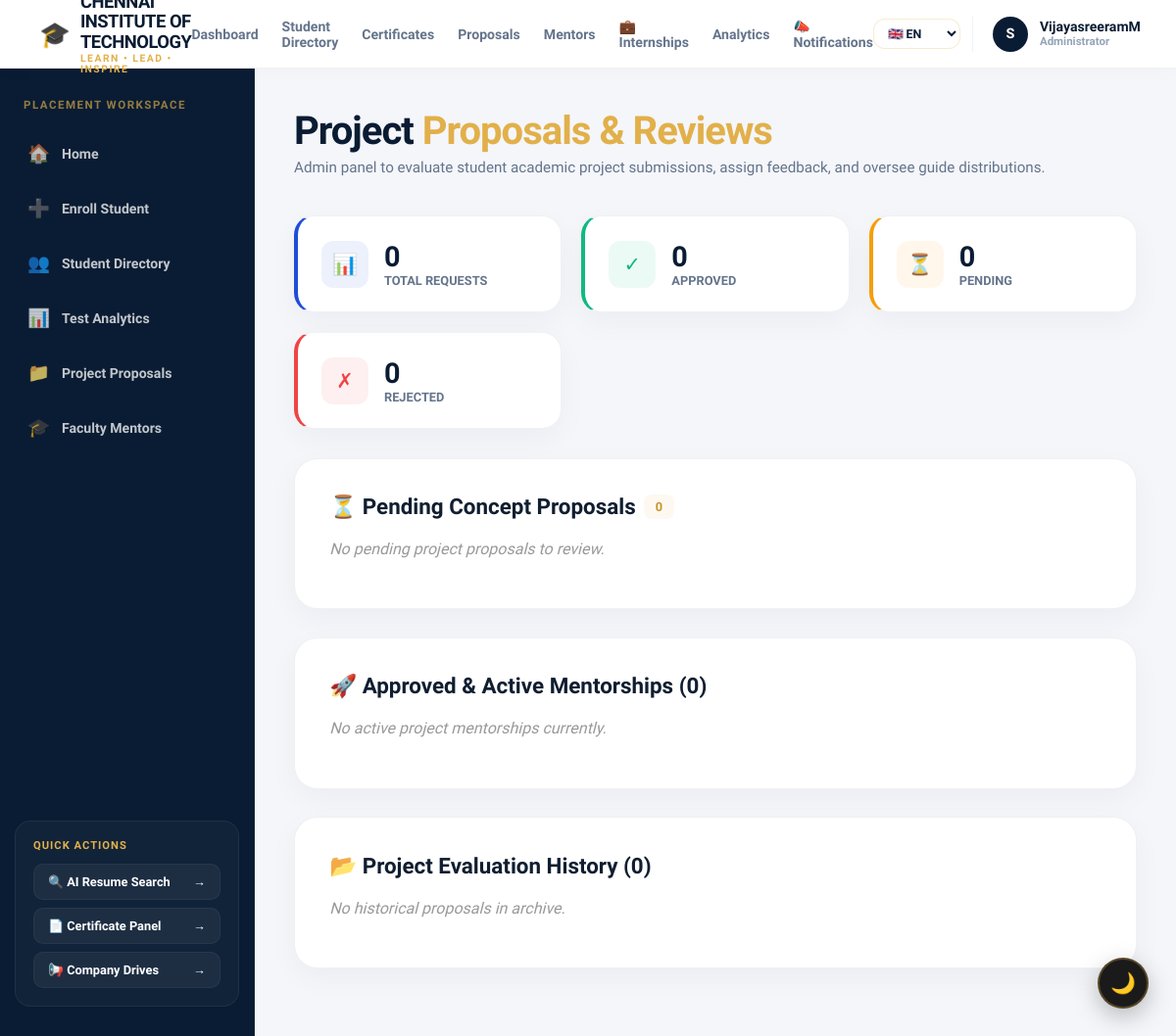
/admin/proposals (signed in), run on an earlier commit of the app's database.
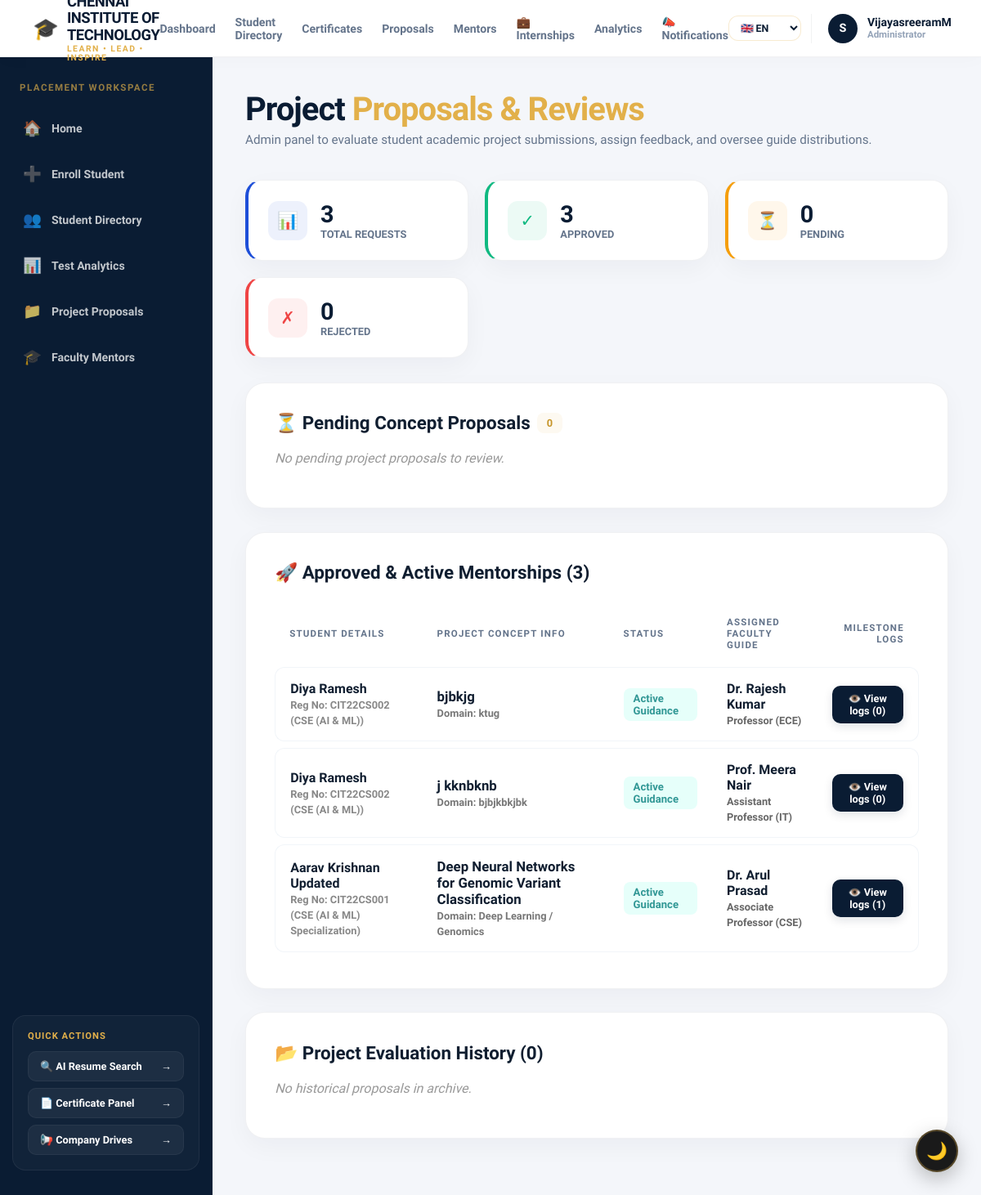
And on a later commit of the database.
### models.py (models this page shows, shortened)
class ProjectProposal(db.Model):
    __tablename__ = "project_proposals"
    id              = db.Column(db.Integer, primary_key=True)
    register_number = db.Column(db.String(50), db.ForeignKey("students.register_number", ondelete="CASCADE"), nullable=False, index=True)
    project_title   = db.Column(db.String(300), nullable=False)
    description     = db.Column(db.Text)
    domain          = db.Column(db.String(100))
    ppt_path        = db.Column(db.Text)
    status          = db.Column(db.String(50), default="Pending Review")  # Pending Review, Approved - Select Mentor, Mentorship Active, Rejected, Completed
    submitted_at    = db.Column(db.DateTime, default=datetime.utcnow)
    reviewed_at     = db.Column(db.DateTime, nullable=True)
    remarks         = db.Column(db.Text)
    mentor_id       = db.Column(db.Integer, db.ForeignKey("mentors.id", ondelete="SET NULL"), nullable=True)
    student = db.relationship("Student", backref=db.backref("proposals", lazy=True, cascade="all, delete-orphan"))
    mentor  = db.relationship("Mentor", backref=db.backref("proposals", lazy=True))

class Student(db.Model):
    __tablename__ = "students"
    id                          = db.Column(db.Integer, primary_key=True)
    batch                       = db.Column(db.String(20))
    department                  = db.Column(db.String(100))
    student_id                  = db.Column(db.String(50))
    register_number             = db.Column(db.String(50), unique=True, nullable=False, index=True)
    student_name                = db.Column(db.String(200))
    gender                      = db.Column(db.String(20))
    current_sem                 = db.Column(db.Integer)
    foreign_language_known      = db.Column(db.String(100))
    password                    = db.Column(db.Text)
    cgpa                        = db.Column(db.Float)
    sem1_gpa                    = db.Column(db.Float)
    sem2_gpa                    = db.Column(db.Float)
    sem3_gpa                    = db.Column(db.Float)
    sem4_gpa                    = db.Column(db.Float)
    sem5_gpa                    = db.Column(db.Float)
    sem6_gpa                    = db.Column(db.Float)
    sem7_gpa                    = db.Column(db.Float)
    sem8_gpa                    = db.Column(db.Float)
    sem1_subjects               = db.Column(db.Text)
    sem1_ia1                    = db.Column(db.Text)
    sem1_ia2                    = db.Column(db.Text)
    sem1_model                  = db.Column(db.Text)
    sem1_grades                 = db.Column(db.Text)
    sem2_subjects               = db.Column(db.Text)
    sem2_ia1                    = db.Column(db.Text)
    sem2_ia2                    = db.Column(db.Text)
    sem2_model                  = db.Column(db.Text)
    sem2_grades                 = db.Column(db.Text)
    sem3_subjects               = db.Column(db.Text)
    sem3_ia1                    = db.Column(db.Text)
    sem3_ia2                    = db.Column(db.Text)
    sem3_model                  = db.Column(db.Text)
    sem3_grades                 = db.Column(db.Text)
    sem4_subjects               = db.Column(db.Text)
    sem4_ia1                    = db.Column(db.Text)
    sem4_ia2                    = db.Column(db.Text)
    sem4_model                  = db.Column(db.Text)
    sem4_grades                 = db.Column(db.Text)
    sem5_subjects               = db.Column(db.Text)
    sem5_ia1                    = db.Column(db.Text)
    sem5_ia2                    = db.Column(db.Text)
    sem5_model                  = db.Column(db.Text)
    sem5_grades                 = db.Column(db.Text)
    sem6_subjects               = db.Column(db.Text)
    sem6_ia1                    = db.Column(db.Text)
    sem6_ia2                    = db.Column(db.Text)
    sem6_model                  = db.Column(db.Text)
    sem6_grades                 = db.Column(db.Text)
    sem7_subjects               = db.Column(db.Text)
    sem7_ia1                    = db.Column(db.Text)
    sem7_ia2                    = db.Column(db.Text)
    sem7_model                  = db.Column(db.Text)
    sem7_grades                 = db.Column(db.Text)
    sem8_subjects               = db.Column(db.Text)
    sem8_ia1                    = db.Column(db.Text)
    sem8_ia2                    = db.Column(db.Text)
    sem8_model                  = db.Column(db.Text)
    sem8_grades                 = db.Column(db.Text)
    projects_done               = db.Column(db.Integer, default=0)
    research_papers_published   = db.Column(db.Integer, default=0)
    review_papers_published     = db.Column(db.Integer, default=0)
    patents_granted             = db.Column(db.Integer, default=0)
    hackathons_participated     = db.Column(db.Integer, default=0)
    hackathons_won_top100       = db.Column(db.Integer, default=0)
    weekly_aptitude_avg         = db.Column(db.Float, default=0)
    avg_communication_score     = db.Column(db.Float, default=0)
    number_of_certifications    = db.Column(db.Integer, default=0)
    leetcode_problems_solved    = db.Column(db.Integer, default=0)
    codechef_rating             = db.Column(db.Integer, default=0)
    certifications_list         = db.Column(db.Text)
    certifications_list_with_date = db.Column(db.Text)
    certificate_course_level    = db.Column(db.Text)
    certificate_platform        = db.Column(db.Text)
    certificate_domain          = db.Column(db.Text)
    certificate_completion_year = db.Column(db.Text)
    skill_index                 = db.Column(db.Float, default=0)
    skill_level                 = db.Column(db.String(50))
    resume_email                = db.Column(db.String(100), nullable=True)
    resume_phone                = db.Column(db.String(50), nullable=True)
    resume_linkedin             = db.Column(db.String(200), nullable=True)
    resume_github               = db.Column(db.String(200), nullable=True)
    resume_summary              = db.Column(db.Text, nullable=True)
    resume_work_experience      = db.Column(db.Text, nullable=True)
    is_active                   = db.Column(db.Boolean, default=True, nullable=False, index=True)
    deleted_at                  = db.Column(db.DateTime, nullable=True)
    deleted_by                  = db.Column(db.String(100), nullable=True)
    certificates  = db.relationship("Certificate", backref="student", lazy=True,
                                    foreign_keys="Certificate.register_number",
                                    primaryjoin="Student.register_number == Certificate.register_number",
                                    cascade="all, delete-orphan")
    test_results  = db.relationship("TestResult", backref="student", lazy=True,
                                    foreign_keys="TestResult.register_number",
                                    primaryjoin="Student.register_number == TestResult.register_number",
                                    cascade="all, delete-orphan")

class Mentor(db.Model):
    __tablename__ = "mentors"
    id            = db.Column(db.Integer, primary_key=True)
    name          = db.Column(db.String(200), nullable=False)
    email         = db.Column(db.String(200), unique=True, nullable=False)
    department    = db.Column(db.String(100))
    designation   = db.Column(db.String(100))
    expertise     = db.Column(db.String(300))
    max_slots     = db.Column(db.Integer, default=5)
    current_slots = db.Column(db.Integer, default=0)

### blueprints/admin.py (the view)
@admin_bp.route("/proposals", methods=["GET"])
@admin_required
def proposals():
    from models import ProjectProposal
    pending = ProjectProposal.query.filter_by(status="Pending Review").order_by(ProjectProposal.submitted_at.desc()).all()
    approved = ProjectProposal.query.filter(ProjectProposal.status.in_(["Approved - Select Mentor", "Mentorship Active"])).order_by(ProjectProposal.submitted_at.desc()).all()
    others = ProjectProposal.query.filter(ProjectProposal.status.in_(["Rejected", "Completed"])).order_by(ProjectProposal.submitted_at.desc()).all()
    return render_template(
        "admin_project_proposals.html",
        pending=pending,
        approved=approved,
        others=others
    )

### templates/admin_project_proposals.html (shortened to what the changed rows need)
{% extends "base.html" %}
{% block content %}
<div class="giraffe-header">
    <h2>Project <span>Proposals & Reviews</span></h2>
</div>
<div class="nexora-stat-grid">
    <div class="nexora-stat-card card-blue">
        <div>
            <div style="font-size: 1.8rem; font-weight: 800; color: var(--primary-navy);">
                {{ pending|length + approved|length + others|length }}
            </div>
            <div style="font-size: 0.8rem; color: #64748b; font-weight: 700; text-transform: uppercase;">Total Requests</div>
        </div>
    </div>
    <div class="nexora-stat-card card-green">
        <div>
            <div style="font-size: 1.8rem; font-weight: 800; color: var(--primary-navy);">
                {{ approved|length }}
            </div>
            <div style="font-size: 0.8rem; color: #64748b; font-weight: 700; text-transform: uppercase;">Approved</div>
        </div>
    </div>
</div>
<div class="gazelle-card">
    <h3 style="margin-top:0; margin-bottom:20px; font-size:1.4rem; color:var(--dark);">🚀 Approved & Active Mentorships ({{ approved|length }})</h3>
    {% if approved %}
        <table class="zebra-table" style="width:100%;">
            <thead>
                <tr>
                    <th>Student Details</th>
                    <th>Project Concept Info</th>
                    <th>Status</th>
                    <th>Assigned Faculty Guide</th>
                    <th style="text-align:right;">Milestone Logs</th>
                </tr>
            </thead>
            <tbody>
                {% for prop in approved %}
                    <tr>
                        <td>
                            <b>{{ prop.student.student_name }}</b><br>
                            <span style="font-size:0.8rem; color:#888;">Reg No: {{ prop.register_number }} ({{ prop.student.department }})</span>
                        </td>
                        <td>
                            <b style="font-size:1.05rem; color:var(--dark);">{{ prop.project_title }}</b><br>
                            <span style="font-size:0.8rem; color:#777;">Domain: <b>{{ prop.domain }}</b></span>
                        </td>
                        <td>
                            {% if prop.status == 'Approved - Select Mentor' %}
                                <span class="owl-badge" style="background:#ebf8ff; color:#2b6cb0;">Approved - Selecting Guide</span>
                            {% elif prop.status == 'Mentorship Active' %}
                                <span class="owl-badge" style="background:#e6fffa; color:#319795;">Active Guidance</span>
                            {% endif %}
                        </td>
                        <td>
                            {% if prop.mentor %}
                                <b>{{ prop.mentor.name }}</b><br>
                                <span style="font-size:0.8rem; color:#666;">{{ prop.mentor.designation }} ({{ prop.mentor.department }})</span>
                            {% else %}
                                <span style="color:#bbb; font-style:italic;">No guide selected yet</span>
                            {% endif %}
                        </td>
                        <td style="text-align:right; vertical-align:middle;">
                            <a href="{{ url_for('admin.project_updates', proposal_id=prop.id) }}" class="lion-btn" style="padding:8px 16px; font-size:0.8rem; border-radius:10px; text-decoration:none;">
                                👁️ View logs ({{ prop.updates|length }})
                            </a>
                        </td>
                    </tr>
                {% endfor %}
            </tbody>
        </table>
    {% else %}
        <p style="color:#999; font-style:italic;">No active project mentorships currently.</p>
    {% endif %}
</div>
{% endblock %}

What changed in the data, as far as the page shows it:
added ProjectProposal: student.student_name "Diya Ramesh", register_number "CIT22CS002", student.department "CSE (AI & ML)", project_title "bjbkjg", domain "ktug", shows "Active Guidance", mentor.name "Dr. Rajesh Kumar", mentor.designation "Professor", mentor.department "ECE", updates|length "0"
added ProjectProposal: student.student_name "Diya Ramesh", register_number "CIT22CS002", student.department "CSE (AI & ML)", project_title "j kknbknb", domain "bjbjkbkjbk", shows "Active Guidance", mentor.name "Prof. Meera Nair", mentor.designation "Assistant Professor", mentor.department "IT", updates|length "0"
added ProjectProposal: student.student_name "Aarav Krishnan Updated", register_number "CIT22CS001", student.department "CSE (AI & ML) Specialization", project_title "Deep Neural Networks for Genomic Variant Classification", domain "Deep Learning / Genomics", shows "Active Guidance", mentor.name "Dr. Arul Prasad", mentor.designation "Associate Professor", mentor.department "CSE", updates|length "1"
Also different on the page:
{{ pending|length + approved|length + others|length }}: "0" → "3"
{{ approved|length }}: "0" → "3"
text no longer shown: "No active project mentorships currently."
text now shown: "STUDENT DETAILS PROJECT CONCEPT INFO STATUS ASSIGNED FACULTY GUIDE MILESTONE LOGS"
